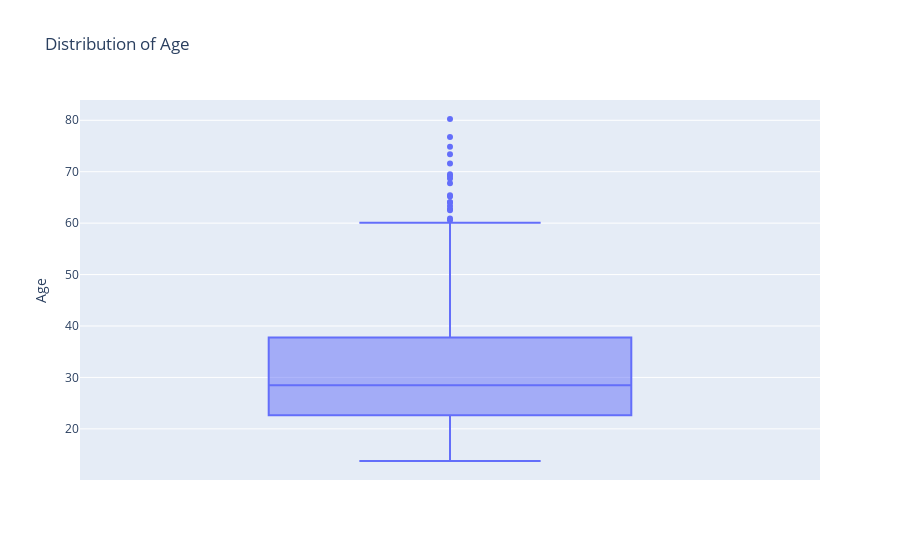
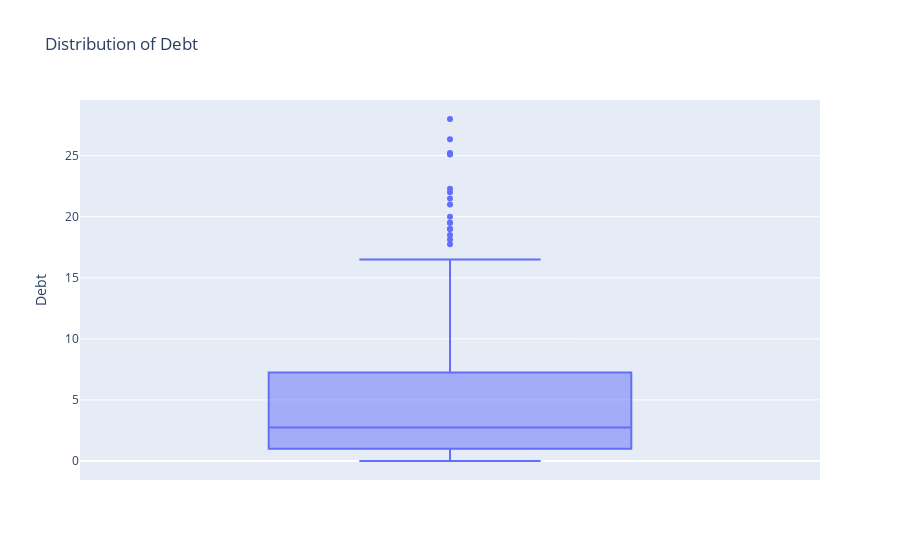
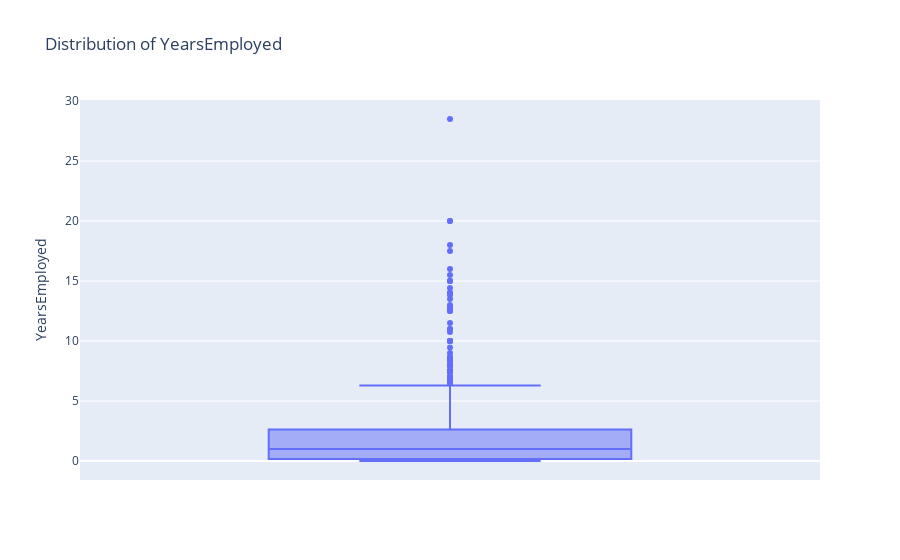
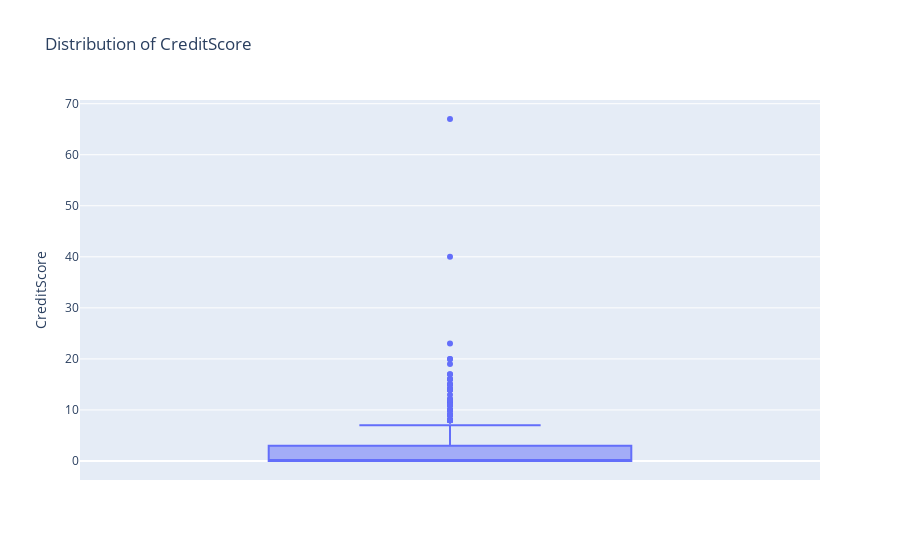

Source (notebook cell) for these figures, in order:
### Code cell
# Creating box plots to check for outliers

# Using plotly to create box plots
df_selected = df[['Age', 'Debt', 'YearsEmployed', 'CreditScore', 'Income']]
for column in df_selected.columns:
    fig = px.box(df, y=column, title=f'Distribution of {column}')
    fig.show()

### Figure 1 — Plotly figure (JSON) as saved in the notebook; plotly's stock layout.template omitted (floating-point values rounded to 4 significant figures; data arrays with more than 128 entries replaced by an {"elided": "..."} marker saying what was removed)
{"data": [{"alignmentgroup": "True", "hovertemplate": "Age=%{y}<extra></extra>", "legendgroup": "", "marker": {"color": "#636efa"}, "name": "", "notched": false, "offsetgroup": "", "orientation": "v", "showlegend": false, "type": "box", "x0": " ", "xaxis": "x", "y": {"elided": "690 float values"}, "y0": " ", "yaxis": "y"}], "layout": {"boxmode": "group", "legend": {"tracegroupgap": 0}, "title": {"text": "Distribution of Age"}, "xaxis": {"anchor": "y", "domain": [0, 1]}, "yaxis": {"anchor": "x", "domain": [0, 1], "title": {"text": "Age"}}}}

### Figure 2 — Plotly figure (JSON) as saved in the notebook; plotly's stock layout.template omitted (floating-point values rounded to 4 significant figures; data arrays with more than 128 entries replaced by an {"elided": "..."} marker saying what was removed)
{"data": [{"alignmentgroup": "True", "hovertemplate": "Debt=%{y}<extra></extra>", "legendgroup": "", "marker": {"color": "#636efa"}, "name": "", "notched": false, "offsetgroup": "", "orientation": "v", "showlegend": false, "type": "box", "x0": " ", "xaxis": "x", "y": {"elided": "690 float values"}, "y0": " ", "yaxis": "y"}], "layout": {"boxmode": "group", "legend": {"tracegroupgap": 0}, "title": {"text": "Distribution of Debt"}, "xaxis": {"anchor": "y", "domain": [0, 1]}, "yaxis": {"anchor": "x", "domain": [0, 1], "title": {"text": "Debt"}}}}

### Figure 3 — Plotly figure (JSON) as saved in the notebook; plotly's stock layout.template omitted (floating-point values rounded to 4 significant figures; data arrays with more than 128 entries replaced by an {"elided": "..."} marker saying what was removed)
{"data": [{"alignmentgroup": "True", "hovertemplate": "YearsEmployed=%{y}<extra></extra>", "legendgroup": "", "marker": {"color": "#636efa"}, "name": "", "notched": false, "offsetgroup": "", "orientation": "v", "showlegend": false, "type": "box", "x0": " ", "xaxis": "x", "y": {"elided": "690 float values"}, "y0": " ", "yaxis": "y"}], "layout": {"boxmode": "group", "legend": {"tracegroupgap": 0}, "title": {"text": "Distribution of YearsEmployed"}, "xaxis": {"anchor": "y", "domain": [0, 1]}, "yaxis": {"anchor": "x", "domain": [0, 1], "title": {"text": "YearsEmployed"}}}}

### Figure 4 — Plotly figure (JSON) as saved in the notebook; plotly's stock layout.template omitted (floating-point values rounded to 4 significant figures; data arrays with more than 128 entries replaced by an {"elided": "..."} marker saying what was removed)
{"data": [{"alignmentgroup": "True", "hovertemplate": "CreditScore=%{y}<extra></extra>", "legendgroup": "", "marker": {"color": "#636efa"}, "name": "", "notched": false, "offsetgroup": "", "orientation": "v", "showlegend": false, "type": "box", "x0": " ", "xaxis": "x", "y": {"elided": "690 int values"}, "y0": " ", "yaxis": "y"}], "layout": {"boxmode": "group", "legend": {"tracegroupgap": 0}, "title": {"text": "Distribution of CreditScore"}, "xaxis": {"anchor": "y", "domain": [0, 1]}, "yaxis": {"anchor": "x", "domain": [0, 1], "title": {"text": "CreditScore"}}}}
